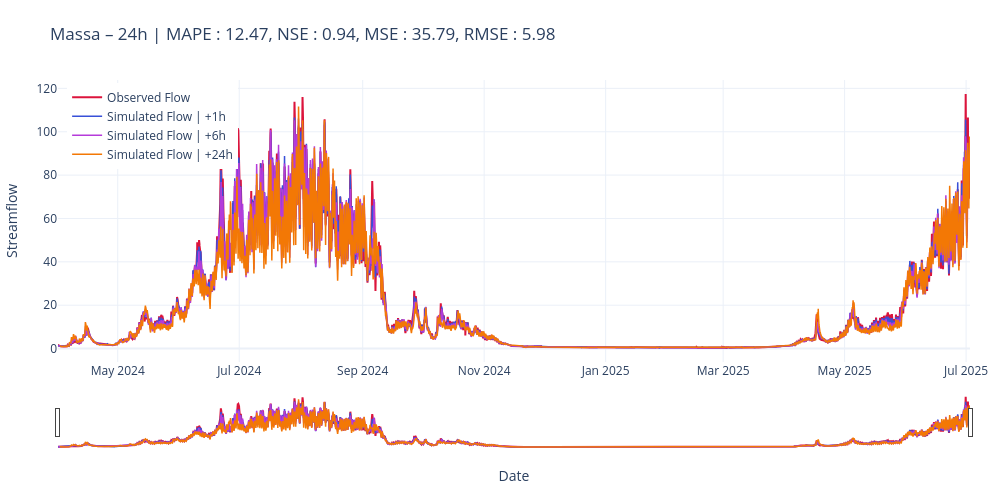
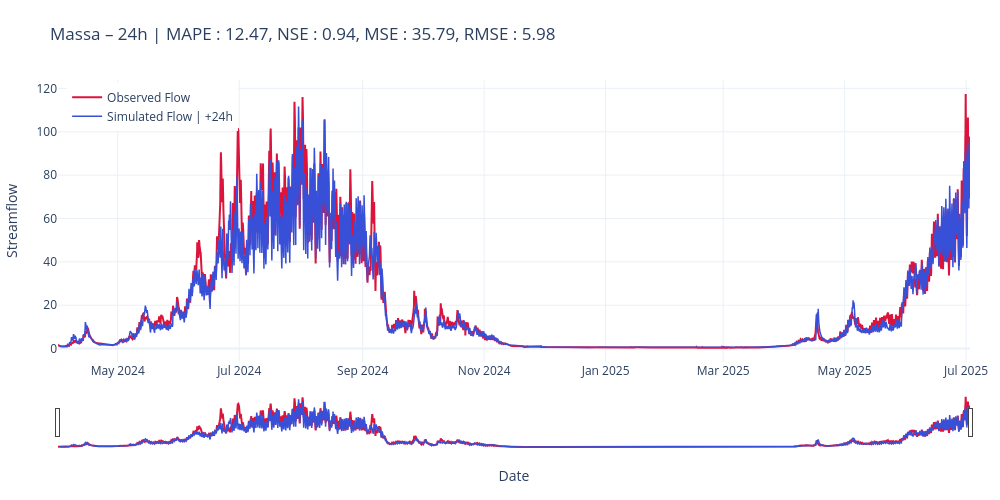

Write notebook code for charts like these, in order.
### Code cell
# last forecast of the horizon vs obs
plot_forecast_24h(measured=y_true, predicted=y_pred, title=title24, mode="list", horizons=[1, 6, cfg.predict_last_n])
plot_forecast_24h(measured=y_true, predicted=y_pred, title=title24, mode="list", horizons=[cfg.predict_last_n])

### Figure 1 — Plotly figure (JSON) as saved in the notebook; plotly's stock layout.template omitted (floating-point values rounded to 4 significant figures; data arrays with more than 128 entries replaced by an {"elided": "..."} marker saying what was removed)
{"data": [{"line": {"color": "crimson", "width": 2}, "mode": "lines", "name": "Observed Flow", "type": "scatter", "x": {"elided": "10992 str values"}, "y": {"elided": "10992 float values"}}, {"line": {"color": "#3850D8", "width": 1.5}, "mode": "lines", "name": "Simulated Flow | +1h", "type": "scatter", "x": {"elided": "10968 str values"}, "y": {"elided": "10968 float values"}}, {"line": {"color": "#b53bda", "width": 1.5}, "mode": "lines", "name": "Simulated Flow | +6h", "type": "scatter", "x": {"elided": "10968 str values"}, "y": {"elided": "10968 float values"}}, {"line": {"color": "#f37805", "width": 1.5}, "mode": "lines", "name": "Simulated Flow | +24h", "type": "scatter", "x": {"elided": "10968 str values"}, "y": {"elided": "10968 float values"}}], "layout": {"height": 500, "hovermode": "x unified", "legend": {"x": 0.01, "xanchor": "left", "y": 0.99, "yanchor": "top"}, "margin": {"b": 50, "l": 50, "r": 30, "t": 80}, "title": {"text": "Massa – 24h | MAPE : 12.47, NSE : 0.94, MSE : 35.79, RMSE : 5.98"}, "width": 1000, "xaxis": {"rangeslider": {"visible": true}, "title": {"text": "Date"}}, "yaxis": {"title": {"text": "Streamflow"}}}}

### Figure 2 — Plotly figure (JSON) as saved in the notebook; plotly's stock layout.template omitted (floating-point values rounded to 4 significant figures; data arrays with more than 128 entries replaced by an {"elided": "..."} marker saying what was removed)
{"data": [{"line": {"color": "crimson", "width": 2}, "mode": "lines", "name": "Observed Flow", "type": "scatter", "x": {"elided": "10992 str values"}, "y": {"elided": "10992 float values"}}, {"line": {"color": "#3850D8", "width": 1.5}, "mode": "lines", "name": "Simulated Flow | +24h", "type": "scatter", "x": {"elided": "10968 str values"}, "y": {"elided": "10968 float values"}}], "layout": {"height": 500, "hovermode": "x unified", "legend": {"x": 0.01, "xanchor": "left", "y": 0.99, "yanchor": "top"}, "margin": {"b": 50, "l": 50, "r": 30, "t": 80}, "title": {"text": "Massa – 24h | MAPE : 12.47, NSE : 0.94, MSE : 35.79, RMSE : 5.98"}, "width": 1000, "xaxis": {"rangeslider": {"visible": true}, "title": {"text": "Date"}}, "yaxis": {"title": {"text": "Streamflow"}}}}
